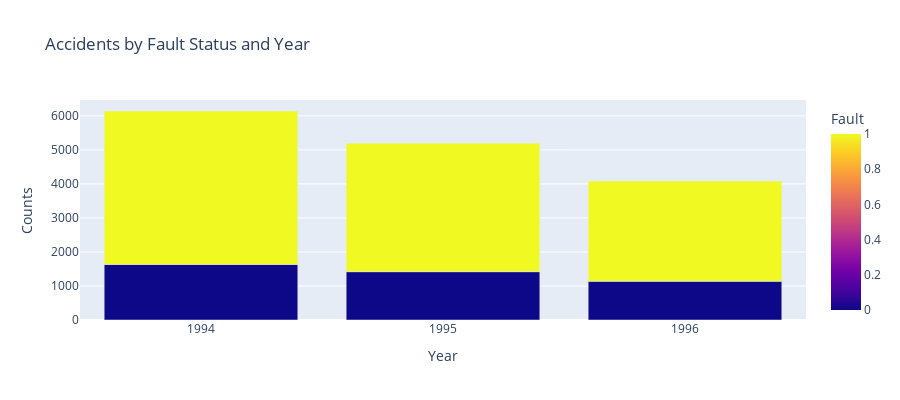

The cell this chart's notebook holds for it:
### Code cell
# Group by Fault status and Year
df_fault_year = data.groupby(["Fault", "Year"]).agg({"Fault":"count"})
df_fault_year.columns = ["Counts"]
df_fault_year.reset_index(inplace=True)

# Plot the results as a bar chart
fig = px.bar(df_fault_year, x="Year", y="Counts",
             color='Fault', barmode='group',
             height=400,
             title="Accidents by Fault Status and Year")
fig.show()

### Figure 1 — Plotly figure (JSON) as saved in the notebook; plotly's stock layout.template omitted (floating-point values rounded to 4 significant figures)
{"data": [{"alignmentgroup": "True", "hovertemplate": "Year=%{x}<br>Counts=%{y}<br>Fault=%{marker.color}<extra></extra>", "legendgroup": "", "marker": {"color": [0, 0, 0, 1, 1, 1], "coloraxis": "coloraxis", "pattern": {"shape": ""}}, "name": "", "offsetgroup": "", "orientation": "v", "showlegend": false, "textposition": "auto", "type": "bar", "x": [1994, 1995, 1996, 1994, 1995, 1996], "xaxis": "x", "y": [1634, 1420, 1136, 4508, 3775, 2947], "yaxis": "y"}], "layout": {"barmode": "group", "coloraxis": {"colorbar": {"title": {"text": "Fault"}}, "colorscale": [[0, "#0d0887"], [0.1111, "#46039f"], [0.2222, "#7201a8"], [0.3333, "#9c179e"], [0.4444, "#bd3786"], [0.5556, "#d8576b"], [0.6667, "#ed7953"], [0.7778, "#fb9f3a"], [0.8889, "#fdca26"], [1, "#f0f921"]]}, "height": 400, "legend": {"tracegroupgap": 0}, "title": {"text": "Accidents by Fault Status and Year"}, "xaxis": {"anchor": "y", "domain": [0, 1], "title": {"text": "Year"}}, "yaxis": {"anchor": "x", "domain": [0, 1], "title": {"text": "Counts"}}}}
